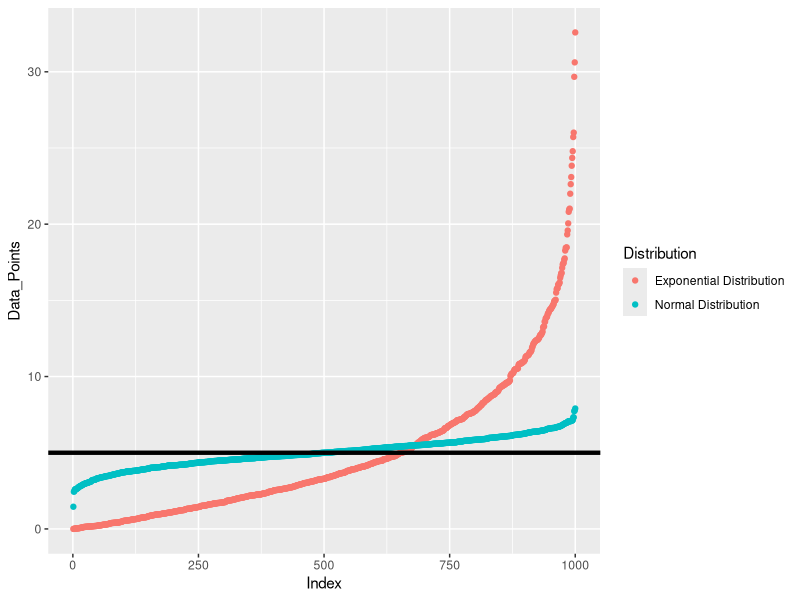
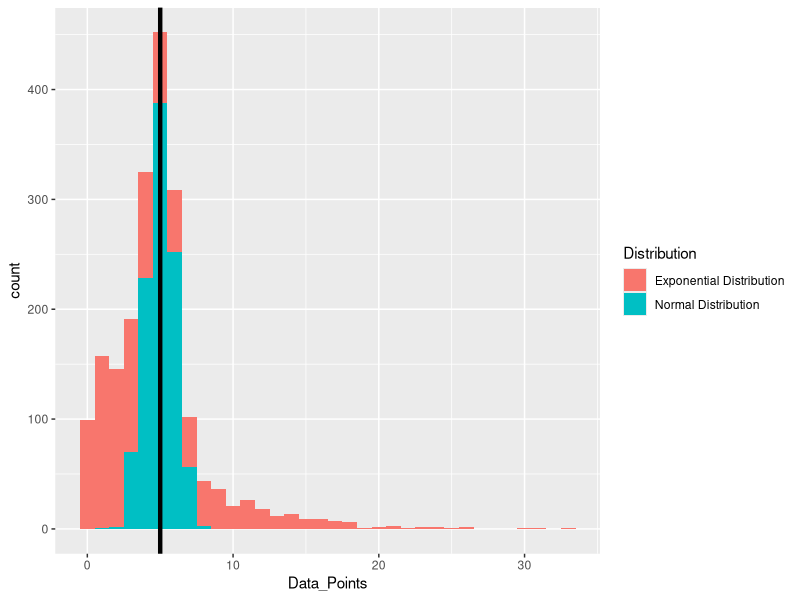
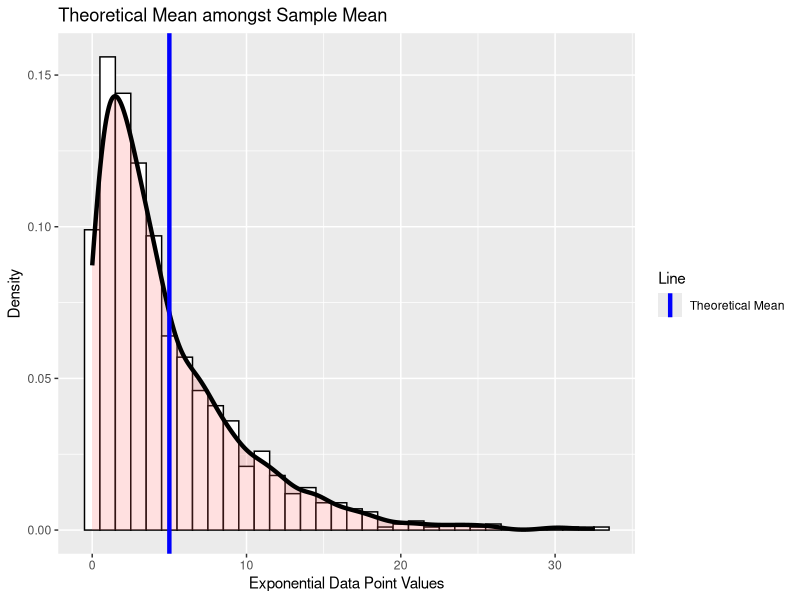
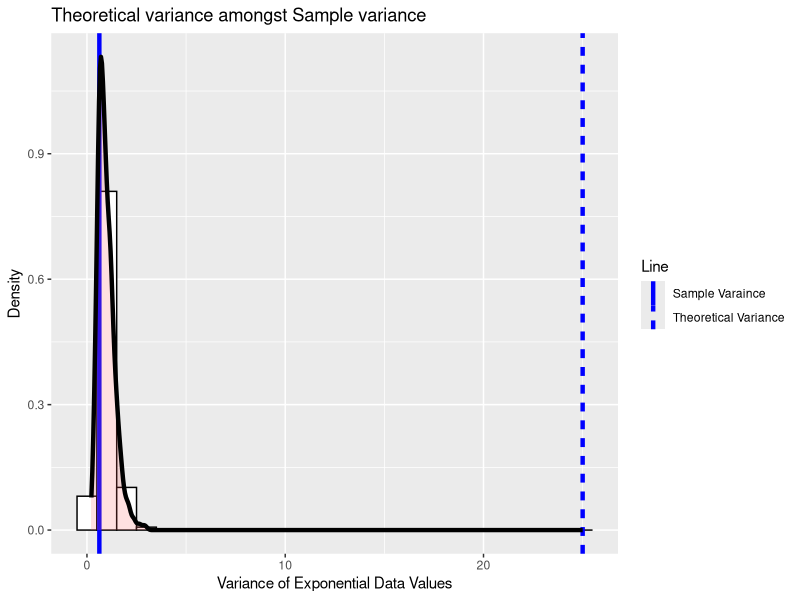
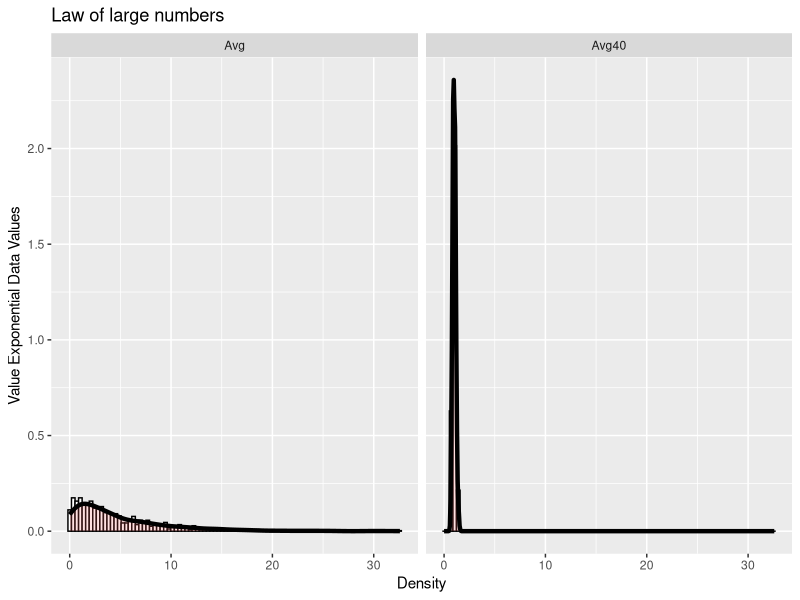

The R script that drew these images, in order:
## ---- chunk 1
knitr::opts_chunk$set(echo = TRUE)
library(ggplot2)
## ---- chunk 2
lambda <- 0.2
n <- 40
n_sim <- 1000

# Random numbers from the distribution
ExpDataPts <- matrix(rexp(n_sim, lambda)) # Exp dist
ExpDataPts40 <- apply( matrix(rexp(n_sim*n), n_sim),
                        1, mean)
NormalDataPts <- matrix(rnorm(n_sim, 1/lambda)) # Normal dist.

## ---- chunk 3
# Line plot for both
Y <- c(sort(ExpDataPts), sort(NormalDataPts))
X <- c(rep(1:n_sim,2))

PlotDf <- data.frame(Index = X, "Data_Points" = Y, Distribution = c(rep("Exponential Distribution", n_sim), rep("Normal Distribution", n_sim)))


# Plotting
g <- ggplot(data = PlotDf, aes(Index, Data_Points))
g <- g + geom_point(aes(color = Distribution)) + geom_hline(yintercept = 1/lambda, size = 1.5)
print(g)

## ---- chunk 4

g <- ggplot(data = PlotDf, aes(x = Data_Points)) + geom_histogram(aes(fill = Distribution), binwidth = 1)  + geom_vline(xintercept = 1/lambda, size = 1.5)

print(g) 

## ---- chunk 5

PlotDf <- data.frame(Data_Points = ExpDataPts, Index = 1:n_sim)

Stat <- data.frame(x = c(1/lambda), Line = c("Theoretical Mean"))

g <- ggplot(data=PlotDf, aes(x = Data_Points)) + 
            geom_histogram(aes(y =..density..), binwidth = 1, fill="white", color = "black") + 
            geom_density(size = 1.5, color="black", fill = "#FF6666", alpha = 0.2) + 
            geom_vline(aes(xintercept = x, linetype = Line),data=Stat, color = "BLUE", size = 1.5, show.legend = TRUE) + 
            labs(title = "Theoretical Mean amongst Sample Mean") + 
            labs(x= "Exponential Data Point Values", y = "Density") 

print(g)

## ---- chunk 6

Var_ExpDataPts40 <- apply( matrix(rexp(n_sim*n), n_sim),
                        1, var)
PlotDf <- data.frame(Variance = Var_ExpDataPts40, Index = 1:n_sim)
Stat <- data.frame(x = c((1/lambda^2)/n,1/lambda^2), Line = c("Sample Varaince","Theoretical Variance"))

g <- ggplot(data=PlotDf, aes(x = Variance)) + 
            geom_histogram(aes(y =..density..), binwidth = 1, fill="white", color = "black") + 
            geom_vline(aes(xintercept = x, linetype = Line),data=Stat, color = "BLUE", size = 1.5, show.legend = TRUE) + 
            labs(title = "Theoretical variance amongst Sample variance") + 
            labs(x= "Variance of Exponential Data Values", y = "Density") +
            geom_density(size = 1.5, color="black", fill = "#FF6666", alpha = 0.2) 
            
print(g)

## ---- chunk 7
Mean_ExpDataPts40 <- apply( matrix(rexp(n_sim*n), n_sim),
                        1, mean)

PlotDf <- data.frame(Mean = c(ExpDataPts, Mean_ExpDataPts40) , Index = rep(1:n_sim, 2), "Factor" = c(rep("Avg", n_sim), rep("Avg40", n_sim)) )
PlotDf$Factor <- as.factor(PlotDf$Factor)

Stat <- data.frame(x = c(1/lambda), Line = c("Theoretical Mean"))

g <- ggplot(data=PlotDf, aes(x = Mean)) + 
            geom_histogram(aes(y =..density..), binwidth = 0.35, fill="white", color = "black") +  
            labs(title = "Law of large numbers") + 
            labs(x= "Density", y = "Value Exponential Data Values") +
            geom_density(size = 1.5, color="black", fill = "#FF6666", alpha = 0.2) +
            facet_grid(.~Factor)
            
print(g)


